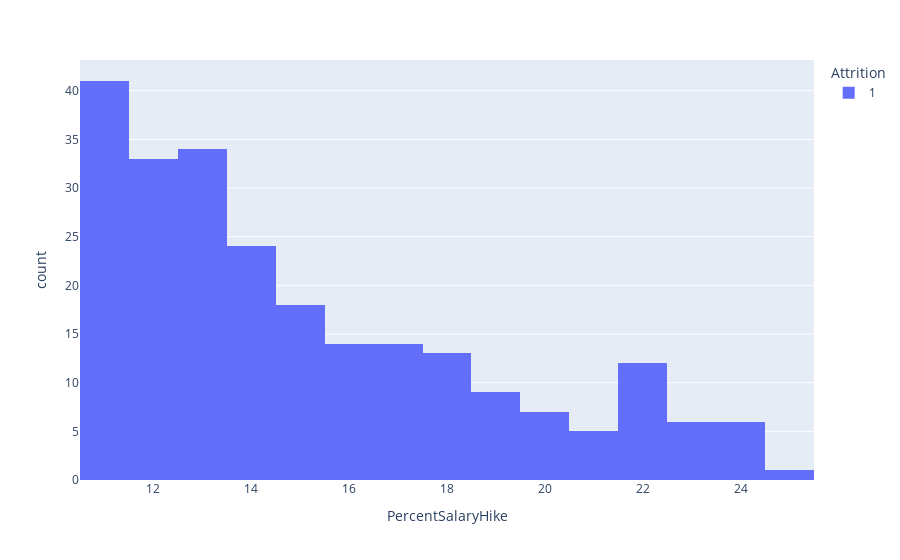

The notebook cell saved with this chart:
### Markdown cell above
Employees with the least JobSatisfaction = 1 has the highest possibility of leaving the company.

### Code cell
# fig2 = px.histogram(df[df['Attrition'] == 1], x = 'PercentSalaryHike', color = 'Attrition')
# fig2.show()

### Figure 1 — Plotly figure (JSON) as saved in the notebook; plotly's stock layout.template omitted (floating-point values rounded to 4 significant figures; data arrays with more than 128 entries replaced by an {"elided": "..."} marker saying what was removed)
{"data": [{"alignmentgroup": "True", "bingroup": "x", "hovertemplate": "Attrition=1<br>PercentSalaryHike=%{x}<br>count=%{y}<extra></extra>", "legendgroup": "1", "marker": {"color": "#636efa"}, "name": "1", "offsetgroup": "1", "orientation": "v", "showlegend": true, "type": "histogram", "x": {"elided": "237 int values"}, "xaxis": "x", "yaxis": "y"}], "layout": {"barmode": "relative", "legend": {"title": {"text": "Attrition"}, "tracegroupgap": 0}, "margin": {"t": 60}, "xaxis": {"anchor": "y", "domain": [0, 1], "title": {"text": "PercentSalaryHike"}}, "yaxis": {"anchor": "x", "domain": [0, 1], "title": {"text": "count"}}}}
